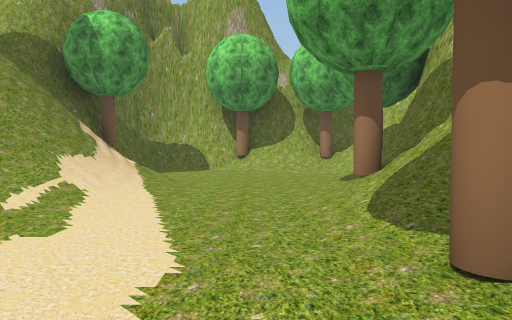
[1] (above)

15 first-person views from a walk through a 3-D level made in the Unity game engine. The camera is 1.3 m above the floor, tilts 2° down and sees 70° across. The floor is counted in squares, 2 m on a side. Each view is taken from the middle of a square. On the plan, view 1 faces up. The plan holds only what a view shows up to about 11 squares ahead; the rest is blank. The place goes on beyond the plan. Some trees and plants on the terrain are drawn as simple stand-ins. The player is left out.

[2]
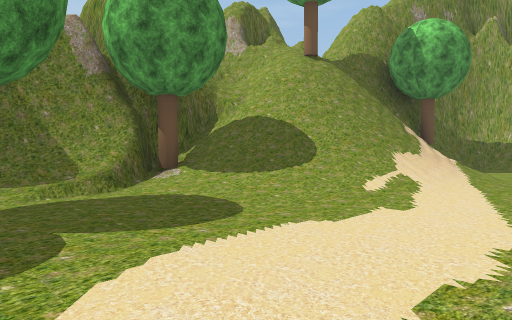

[3]
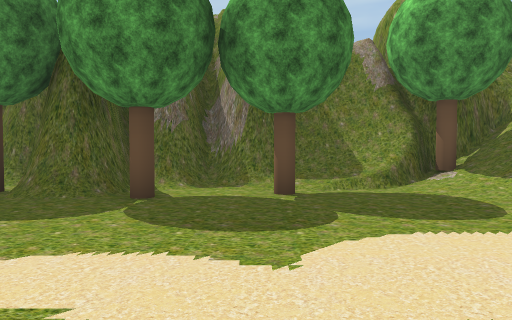

[4]
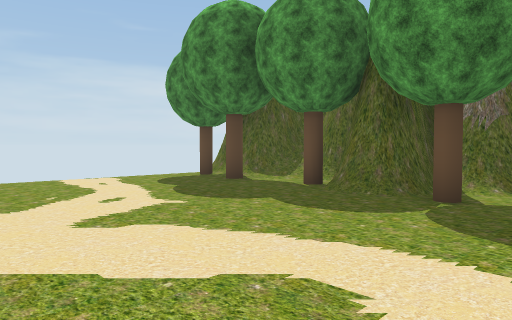

[5]
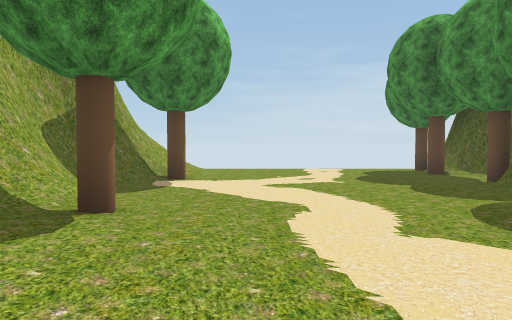

[6]
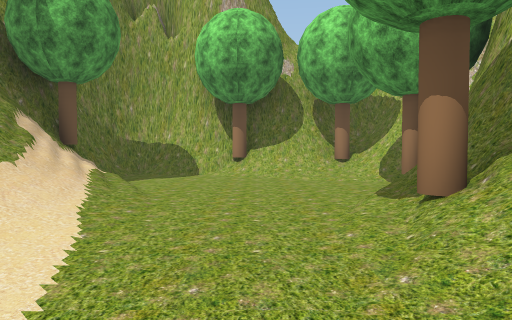

[7]
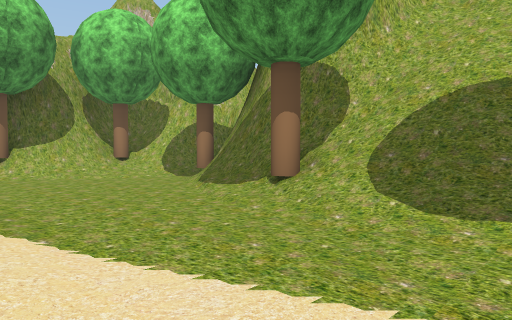

[8]
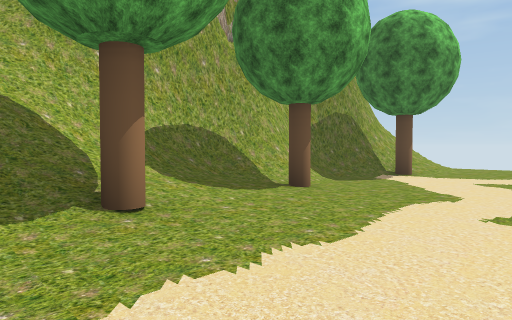

[9]
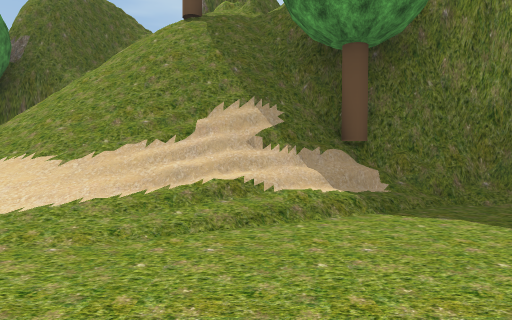

[10]
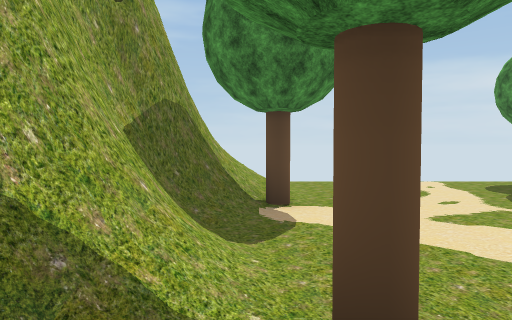

[11]
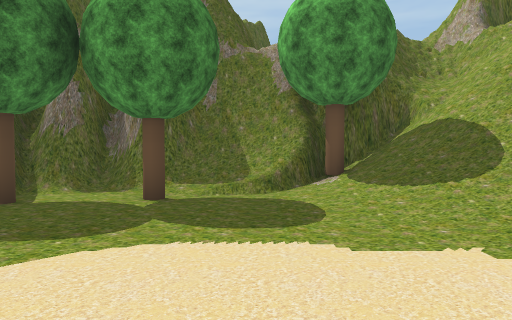

[12]
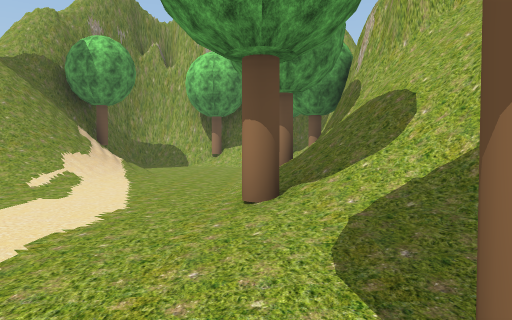

[13]
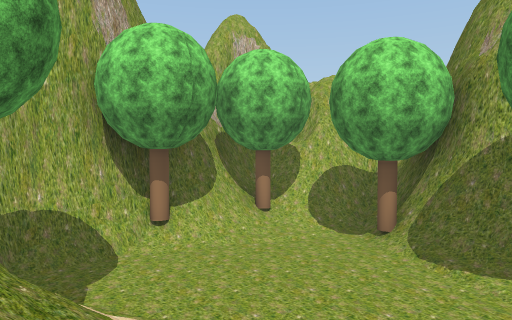

[14]
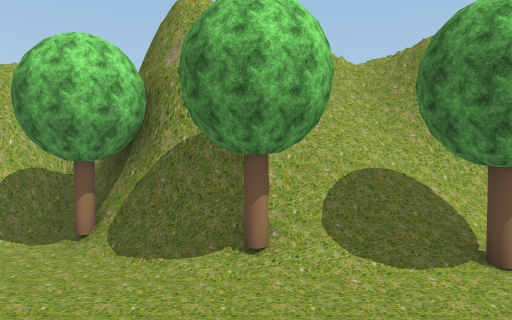

[15]
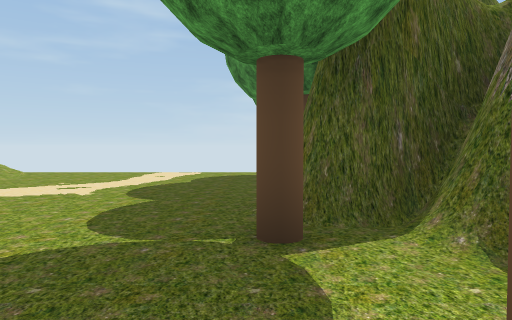

### Floor plan
Key: @ floor where view 1 was taken; # wall or solid block; . main floor; : floor 5 m higher than the main floor; + floor 5.5 m higher than the main floor; * floor 6.25 m higher than the main floor; % floor 7 m higher than the main floor; / step, stairs or slope; = window, fence, low wall or low ledge; v drop or lower ground; T tree.
Columns run from 8 left of view 1 to 4 right of it. Each row starts with its distance up from view 1.
 12      #######
 11     ##/###T##
 10   ###=...//##
  9 #####=...../#
  8 #=*v#=/.../T#
  7 #%T:v=/.../##
  6 #=+////../##
  5 #=/////../T#
  4 ###////../##
  3  ##///...//#
  2  #T///...T/#
  1  ##=.....//#
  0  ##/....@//#
 -1   #T......T#
 -2   #......./#
 -3   ##T...../#
 -4   ##.......#
 -5   #T.......#
 -6   #.......T#
 -7   #T....../#
 -8   #/....../=
 -9   #T....../

Positions as (right, up) in squares from view 1, and headings:
1: (0, 0), facing up
2: (0, -1), facing up-left
3: (1, -1), facing left
4: (1, -1), facing down-left
5: (0, 2), facing down
6: (0, 2), facing up
7: (-2, 2), facing up-right
8: (-2, 3), facing down-right
9: (1, 8), facing left
10: (2, 0), facing down
11: (1, 1), facing left
12: (1, -2), facing up
13: (-4, 5), facing up-right
14: (-4, 5), facing right
15: (-4, 0), facing down
